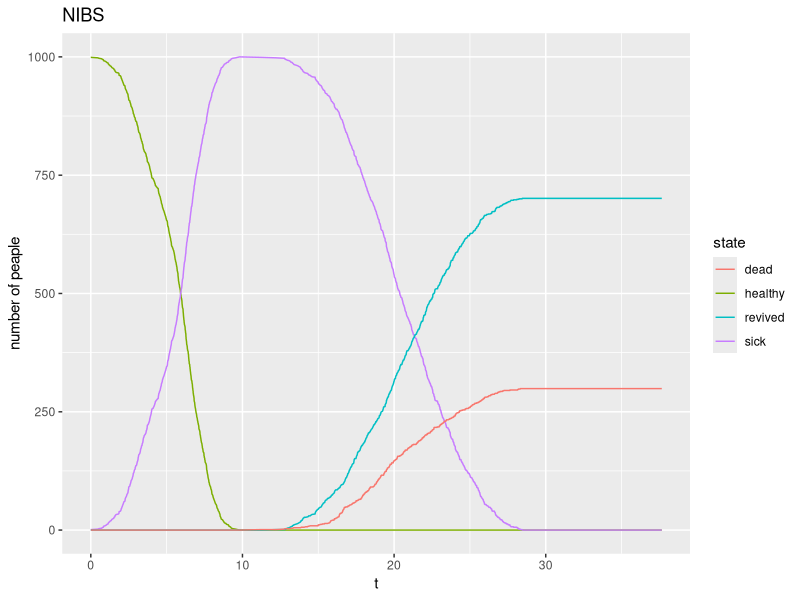
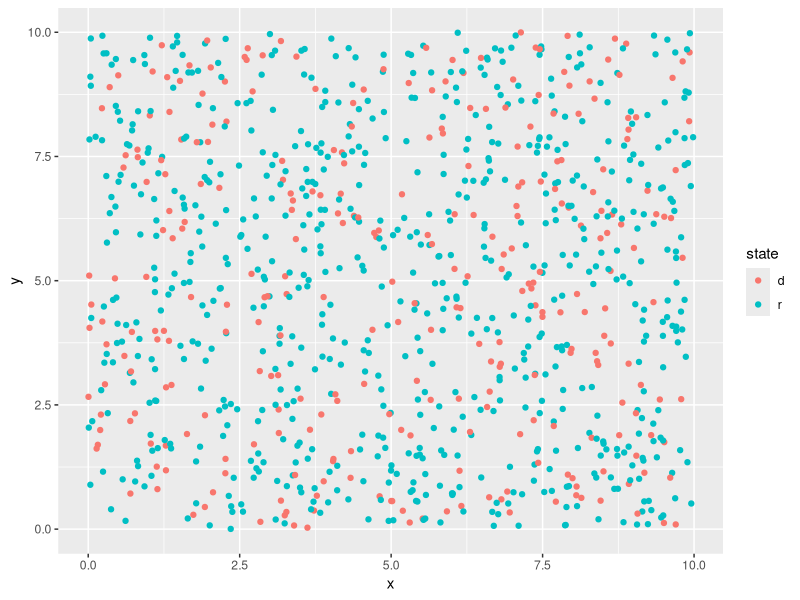

Recreate these plots in R, in order. (Note: this script raises an error after producing the figures.)
## ---- chunk 1
library(ggplot2)

setInitialValues = function (T=365,mu=0.01,P_r=0.3) {
  assign("T", T , envir = .GlobalEnv)
  assign("mu", mu , envir = .GlobalEnv)
  assign("P_r", P_r , envir = .GlobalEnv)
  assign("t", 0 , envir = .GlobalEnv)
  assign("state", c ("s" , rep("h",N-1)) , envir = .GlobalEnv)
  assign("timer", c(tr(),rep(0,N-1)) , envir = .GlobalEnv)
  assign("t_s", 0 , envir = .GlobalEnv)
  assign("data",
         matrix(c(0,sum(state=="h"),sum(state=="s"),
                  sum(state=="r" | state=="u"),sum(state=="d")),nrow = 1,ncol =5),envir = .GlobalEnv)
}
plotNIBS = function(dataframe){
  ggplot(dataframe,aes(x=t))+
    geom_line(aes(y=n_h,colour="healthy"))+
    geom_line(aes(y=n_s,colour='sick'))+
    geom_line(aes(y=n_r,colour="revived"))+
    geom_line(aes(y=n_d,colour="dead"))+
    labs(y = "number of peaple" , title = "NIBS" , colour = "state")
}
f = function(d){
  c = 1
  return(as.numeric(d<c))
}
d = function(x,y,i,j){
  return(sqrt( ( x[i] - x[j] )^2 + ( y[i] - y[j] )^2 ) )
}
tr = function(){
  a_r = 10
  b_r = 20
  return(runif(n = 1,min = a_r,max = b_r))
}
tu = function(){
  return(runif(1,5,10))
}
tg = function(){
  a_r = 0.1
  b_r = 0.5
  return(runif(n = 1,min = a_r,max = b_r))
}
N = 10^3
l = 10
x = runif(N,min = 0,max = l)
y = runif(N,min = 0,max = l)
f_mat = matrix(rep(0,N^2), nrow = N, ncol = N)
for(i in 1:(N-1)){
  for(j in (i+1):N){
    f_mat[i,j] = f( d(x,y,i,j) )
    f_mat[j,i] = f_mat[i,j]
  }
}
l_cs = 3
x1 = runif(N,min = 0,max = l_cs)
y1 = runif(N,min = 0,max = l_cs)
f_cs = matrix(rep(0,N^2), nrow = N, ncol = N)
for(i in 1:(N-1)){
  for(j in (i+1):N){
    f_cs[i,j] = f( d(x1,y1,i,j) )
    f_cs[j,i] = f_cs[i,j]
  }
}
## ---- chunk 2
setInitialValues(mu = 0.1)
t_s = rexp(1,mu*t(f_mat%*%(state=="s" | state=="u"))%*%(state=="h"))
while(t<T){
  if( t_s < min ( Inf , timer[ state=="s" ] ) &
      t_s < min ( Inf , timer[ state=="u" ] ) ){
    t = t_s
    i = sum(runif(1)*sum(t(f_mat%*%(state=="s" | state=="u"))*(state=="h")) >
              cumsum( (f_mat%*%(state=="s" | state=="u"))*(state=="h") )) + 1
    state[i] = "s"
    timer[i] = t+tr()
    if( t(f_mat%*%(state=="s" | state=="u"))%*%(state=="h") > 0 ){
      t_s = t + rexp(1,mu*t(f_mat%*%(state=="s" | state=="u"))%*%(state=="h"))
    }else{
      print("no one is going to be sick")
      t_s = Inf
    }
    #print(paste("new sick: ", i ))
  }else if( min ( Inf , timer[ state=="s" ] ) < t_s &
            min ( Inf , timer[ state=="s" ] ) < min ( Inf , timer[ state=="u" ] ) ){
    t = min ( Inf , timer[ state=="s" ] )
    i = which(timer==t)
    timer[i] = 0
    if(runif(1)<P_r){
      #print("new dead")
      state[i] = "d"
    }else{
      #print("new revived")
      state[i] = "u"
      timer[i] = t + tu()
    }
  }else if( min ( Inf , timer[ state=="u" ] ) < t_s &
            min ( Inf , timer[ state=="u" ] ) < min ( Inf , timer[ state=="s" ] ) ){
    t = min ( Inf , timer[ state=="u" ] )
    i = which(timer==t)
    state[i] = "r"
    timer[i] = 0
    #print("remove one u")
  }else{
    print("all people are dead or cured or no one is going to be sick anymore")
    break
  }
  data = rbind(data,c(t,sum(state=="h"),sum(state=="s"),sum(state=="r" | state=="u"),sum(state=="d")))
}
dataframe = data.frame(data)
colnames(dataframe) = c("t","n_h","n_s","n_r","n_d")
plotNIBS(dataframe)
map = data.frame(x=x,y=y,state=state)
ggplot(map,aes(x=x,y=y,color = state))+geom_point()
## ---- chunk 3
setInitialValues(mu = 0.01)
t_s = rexp(1,mu*t(f_mat%*%(state=="s" | state=="u"))%*%(state=="h" | state=="r"))
while(t<T){
  if( t_s < min ( Inf , timer[ state=="s" ] ) &
      t_s < min ( Inf , timer[ state=="u" ] ) ){
    t = t_s
    i = sum(runif(1)*sum(t(f_mat%*%(state=="s" | state=="u"))*(state=="h" | state=="r")) > cumsum( (f_mat%*%(state=="s" | state=="u"))*(state=="h" | state=="r") )) + 1
    state[i] = "s"
    timer[i] = t+tr()
    if( t(f_mat%*%(state=="s" | state=="u"))%*%(state=="h" | state=="r") > 0 ){
      t_s = t + rexp(1,mu*t(f_mat%*%(state=="s" | state=="u"))%*%(state=="h" | state=="r"))
    }else{
      #print("no one is going to be sick")
      t_s = Inf
    }
    #print(paste("new sick: ", i ))
  }else if( min ( Inf , timer[ state=="s" ] ) < t_s &
            min ( Inf , timer[ state=="s" ] ) < min ( Inf , timer[ state=="u" ] ) ){
    t = min ( Inf , timer[ state=="s" ] )
    i = which(timer==t)
    timer[i] = 0
    if(runif(1)<P_r){
      #print("new dead")
      state[i] = "d"
    }else{
      #print("new revived")
      if(t(f_mat%*%(state=="s" | state=="u"))%*%(state=="h" | state=="r")>0){
        t_s = t + rexp(1,mu*t(f_mat%*%(state=="s" | state=="u"))%*%(state=="h" | state=="r"))
      }
      state[i] = "u"
      timer[i] = t + tu()
    }
  }else if( min ( Inf , timer[ state=="u" ] ) < t_s &
            min ( Inf , timer[ state=="u" ] ) < min ( Inf , timer[ state=="s" ] ) ){
    t = min ( Inf , timer[ state=="u" ] )
    i = which(timer==t)
    state[i] = "r"
    timer[i] = 0
    #print("remove one u")
  }else{
    print("all people are dead or cured or no one is going to be sick anymore")
    break
  }
  data = rbind(data,c(t,sum(state=="h"),sum(state=="s"),sum(state=="r" | state=="u"),sum(state=="d")))
}
dataframe = data.frame(data)
colnames(dataframe) = c("t","n_h","n_s","n_r","n_d")
plotNIBS(dataframe)
map = data.frame(x=x,y=y,state=state)
ggplot(map,aes(x=x,y=y,color = state))+geom_point()
## ---- chunk 4
setInitialValues(mu = 0.01)
t_s = rexp(1,mu*t(f_mat%*%( state=="s" ))%*%(state=="h"))
while(t<T){
  if( t_s < min ( Inf , timer[ state=="s" ] ) &
      t_s < min ( Inf , timer[ state=="u" ] ) ){
    t = t_s
    i = sum(runif(1)*sum(t(f_mat%*%(state=="s"))*(state=="h")) >
              cumsum( (f_mat%*%( state=="s" ))*(state=="h") )) + 1
    state[i] = "s"
    timer[i] = t+tr()
    if( t(f_mat%*%( state=="s" ))%*%(state=="h") > 0 ){
      t_s = t + rexp(1,mu*t(f_mat%*%( state=="s" ))%*%(state=="h"))
    }else{
      print("no one is going to be sick")
      t_s = Inf
    }
    #print(paste("new sick: ", i ))
  }else if( min ( Inf , timer[ state=="s" ] ) < t_s &
            min ( Inf , timer[ state=="s" ] ) < min ( Inf , timer[ state=="u" ] ) ){
    t = min ( Inf , timer[ state=="s" ] )
    i = which(timer==t)
    timer[i] = 0
    if(runif(1)<P_r){
      #print("new dead")
      state[i] = "d"
    }else{
      #print("new revived")
      state[i] = "u"
      timer[i] = t + tu()
    }
  }else if( min ( Inf , timer[ state=="u" ] ) < t_s &
            min ( Inf , timer[ state=="u" ] ) < min ( Inf , timer[ state=="s" ] ) ){
    t = min ( Inf , timer[ state=="u" ] )
    i = which(timer==t)
    state[i] = "r"
    timer[i] = 0
    #print("remove one u")
  }else{
    print("all people are dead or cured or no one is going to be sick anymore")
    break
  }
  data = rbind(data,c(t,sum(state=="h"),sum(state=="s"),sum(state=="r" | state=="u"),sum(state=="d")))
}
dataframe = data.frame(data)
colnames(dataframe) = c("t","n_h","n_s","n_r","n_d")
plotNIBS(dataframe)
map = data.frame(x=x,y=y,state=state)
ggplot(map,aes(x=x,y=y,color = state))+geom_point()
## ---- chunk 5
setInitialValues(mu = 0.01)
t_s = rexp(1,mu*t(f_mat%*%(state=="s"))%*%(state=="h" | state=="r"))
while(t<T){
  if( t_s < min ( Inf , timer[ state=="s" ] ) &
      t_s < min ( Inf , timer[ state=="u" ] ) ){
    t = t_s
    i = sum(runif(1)*sum(t(f_mat%*%(state=="s"))*(state=="h" | state=="r")) > cumsum( (f_mat%*%(state=="s"))*(state=="h" | state=="r") )) + 1
    state[i] = "s"
    timer[i] = t+tr()
    if( sum((f_mat%*%(state=="s"))*(state=="h" | state=="r")) > 0 ){
      t_s = t + rexp(1,mu*t(f_mat%*%(state=="s"))%*%(state=="h" | state=="r"))
      if(is.nan(t_s)){
      }
    }else{
      #print("no one is going to be sick")
      t_s = Inf
    }
    #print(paste("new sick: ", i ))
  }else if( min ( Inf , timer[ state=="s" ] ) < t_s &
            min ( Inf , timer[ state=="s" ] ) < min ( Inf , timer[ state=="u" ] ) ){
    t = min ( Inf , timer[ state=="s" ] )
    i = which(timer==t)
    timer[i] = 0
    if(runif(1)<P_r){
      #print("new dead")
      state[i] = "d"
    }else{
      #print("new revived")
      if(t(f_mat%*%(state=="s"))%*%(state=="h" | state=="r")>0){
        t_s = t + rexp(1,mu*t(f_mat%*%(state=="s"))%*%(state=="h" | state=="r"))
      }
      state[i] = "u"
      timer[i] = t + tu()
    }
  }else if( min ( Inf , timer[ state=="u" ] ) < t_s &
            min ( Inf , timer[ state=="u" ] ) < min ( Inf , timer[ state=="s" ] ) ){
    t = min ( Inf , timer[ state=="u" ] )
    i = which(timer==t)
    state[i] = "r"
    timer[i] = 0
    #print("remove one u")
  }else{
    print("all people are dead or cured or no one is going to be sick anymore")
    break()
  }
  data = rbind(data,c(t,sum(state=="h"),sum(state=="s"),sum(state=="r" | state=="u"),sum(state=="d")))
}
dataframe = data.frame(data)
colnames(dataframe) = c("t","n_h","n_s","n_r","n_d")
plotNIBS(dataframe)
map = data.frame(x=x,y=y,state=state)
ggplot(map,aes(x=x,y=y,color = state))+geom_point()
## ---- chunk 6
setInitialValues(mu = 0.01)
p_q = 0.7
t_s = rexp(1,mu*t(f_mat%*%( state=="s" ))%*%(state=="h"))
while(t<T){
  if( t_s < min ( Inf , timer[ state=="s" | state=="q" ] ) &
      t_s < min ( Inf , timer[ state=="u" ] ) ){
    t = t_s
    i = sum(runif(1)*sum(t(f_mat%*%(state=="s"))*(state=="h")) >
              cumsum( (f_mat%*%( state=="s" ))*(state=="h") )) + 1
    if(runif(1)<p_q){
      state[i] = "q"
    }else{
      state[i] = "s" 
    }
    timer[i] = t+tr()
    if( t(f_mat%*%( state=="s" ))%*%(state=="h") > 0 ){
      t_s = t + rexp(1,mu*t(f_mat%*%( state=="s" ))%*%(state=="h"))
    }else{
      print("no one is going to be sick")
      t_s = Inf
    }
    #print(paste("new sick: ", i ))
  }else if( min ( Inf , timer[ state=="s" | state=="q" ] ) < t_s &
            min ( Inf , timer[ state=="s" | state=="q" ] ) < min ( Inf , timer[ state=="u" ] ) ){
    t = min ( Inf , timer[ state=="s" | state=="q" ] )
    i = which(timer==t)
    timer[i] = 0
    if(runif(1)<P_r){
      #print("new dead")
      state[i] = "d"
    }else{
      #print("new revived")
      state[i] = "u"
      timer[i] = t + tu()
    }
  }else if( min ( Inf , timer[ state=="u" ] ) < t_s &
            min ( Inf , timer[ state=="u" ] ) < min ( Inf , timer[ state=="s" ] ) ){
    t = min ( Inf , timer[ state=="u" ] )
    i = which(timer==t)
    state[i] = "r"
    timer[i] = 0
    #print("remove one u")
  }else{
    print("all people are dead or cured or no one is going to be sick anymore")
    break
  }
  data = rbind(data,c(t,sum(state=="h"),sum(state=="s" | state=="q"),sum(state=="r" | state=="u"),sum(state=="d")))
}
dataframe = data.frame(data)
colnames(dataframe) = c("t","n_h","n_s","n_r","n_d")
plotNIBS(dataframe)
map = data.frame(x=x,y=y,state=state)
ggplot(map,aes(x=x,y=y,color = state))+geom_point()
## ---- chunk 7
setInitialValues(mu = 0.01)
mu_g = 0.01
place = rep(0,N)
place_timer = rep(0,N)
rate = function(section){
  if(section=="a"){
    s0 = (f_mat%*%( ( state=="s" | state=="u" ) & place==0 ) )*( ( state=="h" | state=="r" ) & place==0 )
    s1 = (f_cs%*%( ( state=="s" | state=="u" ) & place==1 ) )*( ( state=="h" | state=="r" ) & place==1 )
    return(s0+s1)
  }
  if(section=="b"){
    s0 = (f_mat%*%( ( state=="s" ) & place==0 ) )*( ( state=="h" | state=="r" ) & place==0 )
    s1 = (f_cs%*%( ( state=="s" ) & place==1 ) )*( ( state=="h" | state=="r" ) & place==1 )
    return(s0+s1)
  }
}
t_s = rexp(1,mu*sum(rate("a")))
t_g = rexp(1,mu_g*sum(place==0))
while(t<T){
  rate_now = sum(rate("a"))
  collect_data = TRUE
  #print(paste("rate_now",rate_now))
  if( t_s < min ( Inf , timer[ state=="s" ] ) &
      t_s < min ( Inf , timer[ state=="u" ] ) &
      t_s < t_g ){
    t = t_s
    i = sum( runif(1)* rate_now > cumsum( rate("a") ) ) + 1
    state[i] = "s"
    timer[i] = t+tr()
    if( rate_now > 0 ){
      t_s = t + rexp(1,mu* rate_now )
    }else{
      #print("no one is going to be sick")
      t_s = Inf
    }
    #print(paste("new sick: ", i ))
  }else if( min ( Inf , timer[ state=="s" ] ) < t_s &
            min ( Inf , timer[ state=="s" ] ) < min ( Inf , timer[ state=="u" ] ) &
            min ( Inf , timer[ state=="s" ] ) < t_g ){
    t = min ( Inf , timer[ state=="s" ] )
    i = which(timer==t)
    timer[i] = 0
    if(runif(1)<P_r){
      #print("new dead")
      state[i] = "d"
    }else{
      #print("new revived")
      if( rate_now > 0 ){
        t_s = t + rexp(1,mu * rate_now )
      }
      state[i] = "u"
      timer[i] = t + tu()
    }
  }else if( min ( Inf , timer[ state=="u" ] ) < t_s &
            min ( Inf , timer[ state=="u" ] ) < min ( Inf , timer[ state=="s" ] ) &
            min ( Inf , timer[ state=="u" ] ) < t_g ){
    t = min ( Inf , timer[ state=="u" ] )
    i = which(timer==t)
    state[i] = "r"
    timer[i] = 0
    #print("remove one u")
  }else if( t_g < min ( Inf , timer[ state=="s" ] ) &
            t_g < min ( Inf , timer[ state=="u" ] ) &
            t_g < t_s){
    collect_data = FALSE
    t = t_g
    if( sum(place==0)>0 ){
      t_g = t + rexp(1,mu_g*sum(place==0))
    }else{
      t_g = Inf
    }
    i = sum( runif(1)* sum(place==0 & state!="d" ) > cumsum( place==0 & state!="d" ) ) + 1
    place[i] = 1
    place_timer[i] = t + tg()
    #print(paste(i," went to mall"))
  }else{
    print("all people are dead or cured or no one is going to be sick anymore")
    break
  }
  place[place_timer<t] = 0
  place_timer[place_timer<t] = 0
  if(collect_data){
    data = rbind(data,c(t,sum(state=="h"),sum(state=="s"),sum(state=="r" | state=="u"),sum(state=="d"))) 
  }
}
dataframe = data.frame(data)
colnames(dataframe) = c("t","n_h","n_s","n_r","n_d")
plotNIBS(dataframe)
map = data.frame(x=x,y=y,state=state)
ggplot(map,aes(x=x,y=y,color = state))+geom_point()
## ---- chunk 8
setInitialValues(mu = 0.01)
mu_g = 0.1
place = rep(0,N)
place_timer = rep(0,N)
rate = function(section){
  if(section=="a"){
    s0 = (f_mat%*%( ( state=="s" | state=="u" ) & place==0 ) )*( ( state=="h" | state=="r" ) & place==0 )
    s1 = (f_cs%*%( ( state=="s" | state=="u" ) & place==1 ) )*( ( state=="h" | state=="r" ) & place==1 )
    return(s0+s1)
  }
  if(section=="b"){
    s0 = (f_mat%*%( ( state=="s" ) & place==0 ) )*( ( state=="h" | state=="r" ) & place==0 )
    s1 = (f_cs%*%( ( state=="s" ) & place==1 ) )*( ( state=="h" | state=="r" ) & place==1 )
    return(s0+s1)
  }
}
t_s = rexp(1,mu*sum(rate("b")))
t_g = rexp(1,mu_g*sum(place==0 & state!="d"))
while(t<T){
  rate_now = sum(rate("b"))
  collect_data = TRUE
  #print(paste("rate_now",rate_now))
  if( t_s < min ( Inf , timer[ state=="s" ] ) &
      t_s < min ( Inf , timer[ state=="u" ] ) &
      t_s < t_g ){
    t = t_s
    i = sum( runif(1)* rate_now > cumsum( rate("b") ) ) + 1
    state[i] = "s"
    timer[i] = t+tr()
    if( rate_now > 0 ){
      t_s = t + rexp(1,mu* rate_now )
    }else{
      #print("no one is going to be sick")
      t_s = Inf
    }
    #print(paste("new sick: ", i ))
  }else if( min ( Inf , timer[ state=="s" ] ) < t_s &
            min ( Inf , timer[ state=="s" ] ) < min ( Inf , timer[ state=="u" ] ) &
            min ( Inf , timer[ state=="s" ] ) < t_g ){
    t = min ( Inf , timer[ state=="s" ] )
    i = which(timer==t)
    timer[i] = 0
    if(runif(1)<P_r){
      #print("new dead")
      state[i] = "d"
    }else{
      #print("new revived")
      if( rate_now > 0 ){
        t_s = t + rexp(1,mu * rate_now )
      }
      state[i] = "u"
      timer[i] = t + tu()
    }
  }else if( min ( Inf , timer[ state=="u" ] ) < t_s &
            min ( Inf , timer[ state=="u" ] ) < min ( Inf , timer[ state=="s" ] ) &
            min ( Inf , timer[ state=="u" ] ) < t_g ){
    t = min ( Inf , timer[ state=="u" ] )
    i = which(timer==t)
    state[i] = "r"
    timer[i] = 0
    #print("remove one u")
  }else if( t_g < min ( Inf , timer[ state=="s" ] ) &
            t_g < min ( Inf , timer[ state=="u" ] ) &
            t_g < t_s){
    collect_data = FALSE
    t = t_g
    if( sum(place==0 & state!="d") > 0 ){
      t_g = t + rexp(1,mu_g*sum(place==0 & state!="d"))
    }else{
      t_g = Inf
    }
    i = sum( runif(1)* sum(place==0 & state!="d") > cumsum( place==0 & state!="d" ) ) + 1
    place[i] = 1
    place_timer[i] = t + tg()
    #print(paste(i," went to mall"))
  }else{
    print("all people are dead or cured or no one is going to be sick anymore")
    break
  }
  place[place_timer<t] = 0
  place_timer[place_timer<t] = 0
  if(collect_data){
    data = rbind(data,c(t,sum(state=="h"),sum(state=="s"),sum(state=="r" | state=="u"),sum(state=="d"))) 
  }
}
dataframe = data.frame(data)
colnames(dataframe) = c("t","n_h","n_s","n_r","n_d")
plotNIBS(dataframe)
map = data.frame(x=x,y=y,state=state)
ggplot(map,aes(x=x,y=y,color = state))+geom_point()
## ---- chunk 9
setInitialValues(mu = 0.01)
mu_g = 0.1
n_g = 3
place = rep(0,N)
place_timer = rep(0,N)
rate = function(section){
  if(section=="a"){
    s0 = (f_mat%*%( ( state=="s" | state=="u" ) & place==0 ) )*( ( state=="h" | state=="r" ) & place==0 )
    for (i in 1:n_g){
      s0 = s0 + (f_cs%*%( ( state=="s" | state=="u" ) & place==i ) )*( ( state=="h" | state=="r" ) & place==i )
    }
    return(s0)
  }
  if(section=="b"){
    s0 = (f_mat%*%( ( state=="s" ) & place==0 ) )*( ( state=="h" | state=="r" ) & place==0 )
    for (i in 1:n_g){
      s0 = s0 + (f_cs%*%( ( state=="s" ) & place==i ) )*( ( state=="h" | state=="r" ) & place==i )
    } 
    return(s0)
  }
}
t_s = rexp(1,mu*sum(rate("b")))
t_g = rexp(1,mu_g*sum(place==0 & state!="d"))
while(t<T){
  rate_now = sum(rate("b"))
  collect_data = TRUE
  #print(paste("rate_now",rate_now))
  if( t_s < min ( Inf , timer[ state=="s" ] ) &
      t_s < min ( Inf , timer[ state=="u" ] ) &
      t_s < t_g ){
    t = t_s
    i = sum( runif(1)* rate_now > cumsum( rate("b") ) ) + 1
    state[i] = "s"
    timer[i] = t+tr()
    if( rate_now > 0 ){
      t_s = t + rexp(1,mu* rate_now )
    }else{
      #print("no one is going to be sick")
      t_s = Inf
    }
    #print(paste("new sick: ", i ))
  }else if( min ( Inf , timer[ state=="s" ] ) < t_s &
            min ( Inf , timer[ state=="s" ] ) < min ( Inf , timer[ state=="u" ] ) &
            min ( Inf , timer[ state=="s" ] ) < t_g ){
    t = min ( Inf , timer[ state=="s" ] )
    i = which(timer==t)
    timer[i] = 0
    if(runif(1)<P_r){
      #print("new dead")
      state[i] = "d"
    }else{
      #print("new revived")
      if( rate_now > 0 ){
        t_s = t + rexp(1,mu * rate_now )
      }
      state[i] = "u"
      timer[i] = t + tu()
    }
  }else if( min ( Inf , timer[ state=="u" ] ) < t_s &
            min ( Inf , timer[ state=="u" ] ) < min ( Inf , timer[ state=="s" ] ) &
            min ( Inf , timer[ state=="u" ] ) < t_g ){
    t = min ( Inf , timer[ state=="u" ] )
    i = which(timer==t)
    state[i] = "r"
    timer[i] = 0
    #print("remove one u")
  }else if( t_g < min ( Inf , timer[ state=="s" ] ) &
            t_g < min ( Inf , timer[ state=="u" ] ) &
            t_g < t_s){
    collect_data = FALSE
    t = t_g
    if( sum(place==0 & state!="d") > 0 ){
      t_g = t + rexp(1,mu_g*sum(place==0 & state!="d"))
    }else{
      t_g = Inf
    }
    i = sum( runif(1)* sum(place==0 & state!="d") > cumsum( place==0 & state!="d") ) + 1
    place[i] = ceiling(runif(1)*n_g)
    place_timer[i] = t + tg()
    #print(paste(i," went to mall"))
  }else{
    print("all people are dead or cured or no one is going to be sick anymore")
    break
  }
  place[place_timer<t] = 0
  place_timer[place_timer<t] = 0
  if(collect_data){
    data = rbind(data,c(t,sum(state=="h"),sum(state=="s"),sum(state=="r" | state=="u"),sum(state=="d"))) 
  }
}
dataframe = data.frame(data)
colnames(dataframe) = c("t","n_h","n_s","n_r","n_d")
plotNIBS(dataframe)
map = data.frame(x=x,y=y,state=state)
ggplot(map,aes(x=x,y=y,color = state))+geom_point()
